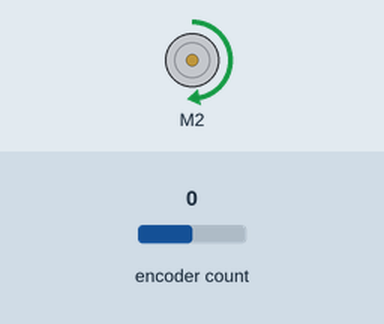
A sketch run on a simulated Arduino Uno, built with avr-gcc and run on an emulated ATmega328P. Parts: DC motor (green arrow = forward, orange = backward, longer = faster). The test bench sets the inputs (shaded band); at power-on: encoder count 0. What the sketch prints to the serial monitor is not drawn.

Above: at 0.1 s.
Timing chart, 0 to 1.6 s (numbered marks = the images above):
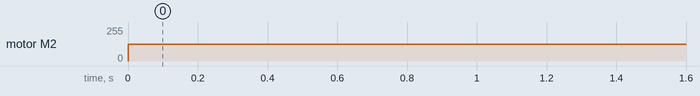

The sketch:

motortest.ino
```cpp
#include <Encoder.h>
#include <DualMC33926MotorShield.h>

Encoder motor(2,3);
DualMC33926MotorShield md;

unsigned long newtime = 0;
unsigned long oldtime = 0;
int newphi = 0;
int oldphi = -999;

void stopIfFault()
{
 if (md.getFault())
{
  Serial.println("fault");
  while(1);
}
}

void setup()
{
  Serial.begin(9600);
  md.init();
}

void loop()
{
  md.setM2Speed(200);
  newtime = millis();
  newphi = motor.read();
//  Serial.print(oldtime);
//  Serial.print(" ");
//  Serial.print(newtime);
//  Serial.print(" ");
//  Serial.print(oldphi);
//  Serial.print(" ");
//  Serial.print(newphi);
//    Serial.print(" ");
//    Serial.print(md.getM2CurrentMilliamps());
//    Serial.println();
  if (newphi != oldphi)
  {
    oldphi = newphi;
    //int pos = newphi % 9;
    Serial.println(newphi);
//    Serial.print(abs(newphi-oldphi));
//    Serial.println();
//    oldtime = newtime;
//    oldphi = newphi;
    //delay(100);
  }

//    delay(500);
}
```

Measured:
- by itself, motor M2: stopped → forward 127/255 at 0.00 s
